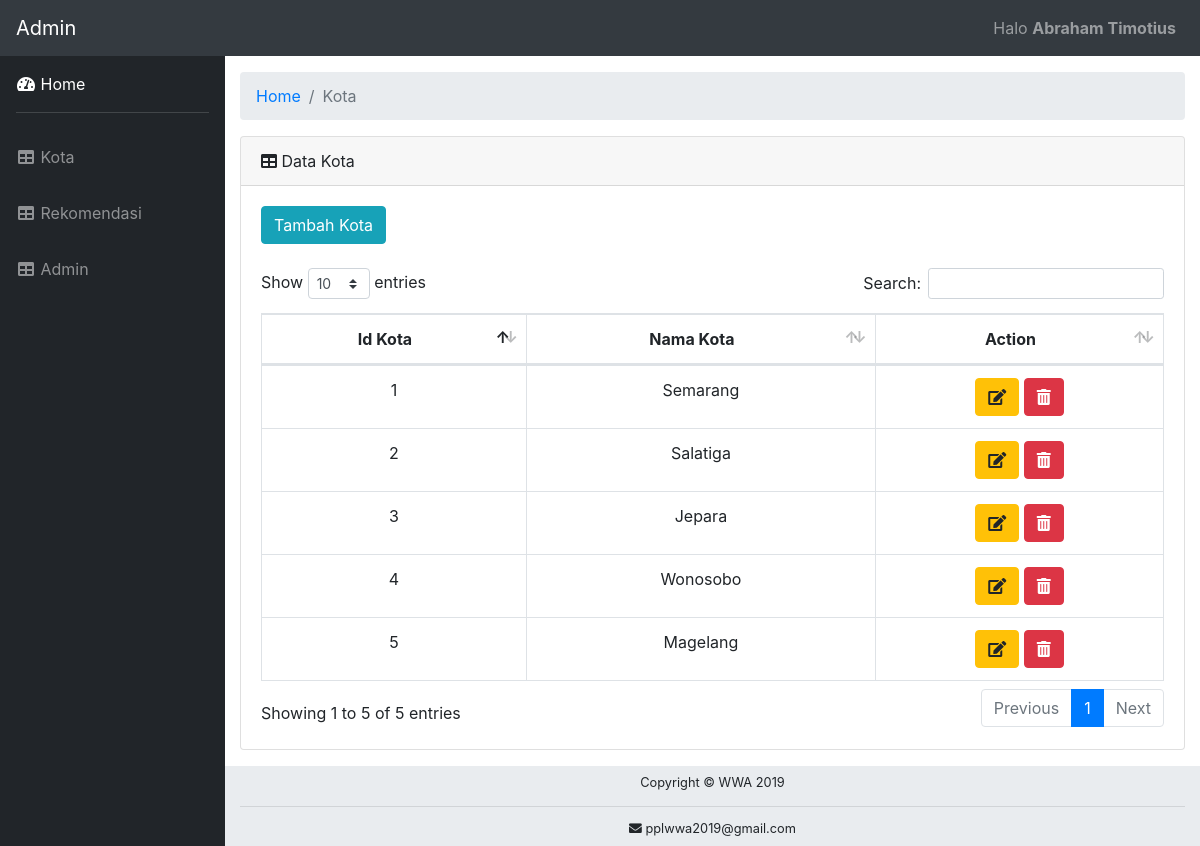
Screenshot of /tubes/CRUDKota3.php (signed in) with the database file from the repository.
### tables this page shows
CREATE TABLE `kota` (
  `id_kota` int(3) NOT NULL,
  `nama_kota` varchar(20) NOT NULL
);

### tubes/CRUDKota3.php (the view, shortened to what this page needs)
<?php
include('includes/header.php');
include('includes/navbar.php');
?>
<div id="wrapper">
  <?php
  include('includes/sidebar.php');
  ?>
  <div id="content-wrapper">
    <div class="container-fluid">
      <ol class="breadcrumb">
        <li class="breadcrumb-item">
          <a href="#">Home</a>
        </li>
        <li class="breadcrumb-item active">Kota</li>
      </ol>
      <div class="card mb-3">
        <div class="card-header">
          <i class="fas fa-table"></i>
        Data Kota</div>
        <div class="card-body">
          <div class="table-responsive">
            <a href="CRUDKotaTambah.php" class="btn btn-info">Tambah Kota</a><br><br>
            <table class="table table-bordered" id="dataTable" width="100%" cellspacing="0">
              <thead>
               <tr>
                <th class="text-center">Id Kota</th>
                <th class="text-center">Nama Kota</th>
                <th class="text-center">Action</th>
              </tr>
            </thead>
            <tbody>
              <?php
              include "koneksi.php";
    $query = "SELECT * FROM kota";
    $sql = mysqli_query($connect, $query);
    while($data = mysqli_fetch_array($sql)){
      ?>
      <tr>
        <td class="text-center"><?php echo $data['id_kota'];?></td>
        <td class="text-center"><?php echo $data['nama_kota'];?></td>
        <td>
          <div class="text-center">
            <form action="CRUDKotaEdit.php" method="POST">
              <button type="submit" name="edit_kota_btn" class="btn btn-warning"><i class="fas fa-edit"></i></button>
              <button type="submit" name="delete_kota_btn" class="btn btn-danger"><i class="fas fa-trash-alt"></i></button>
            </form>
          </div>
        </td>
      </tr>
      <?php
    }
    ?>
  </tbody>
</table>
</div>
</div>
</div>
</div>
</div>
</div>
<?php
include('includes/footer.php');
?>
</body>
</html>

### rows the page displays
kota: id_kota "1", nama_kota "Semarang"
kota: id_kota "2", nama_kota "Salatiga"
kota: id_kota "3", nama_kota "Jepara"
kota: id_kota "4", nama_kota "Wonosobo"
kota: id_kota "5", nama_kota "Magelang"

### other values shown
$_SESSION['username'] "Abraham Timotius"
